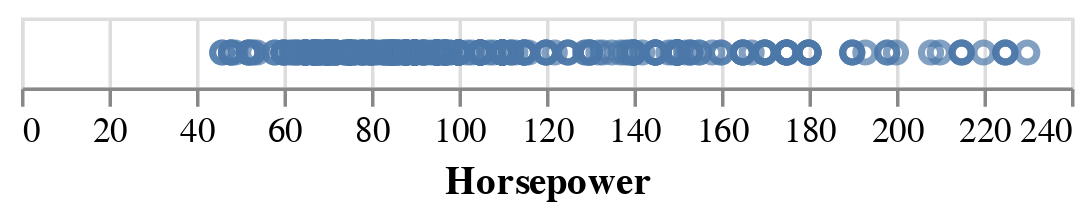

Notebook code cell kept with this figure:
### Markdown cell above
What do you see? This might not look like much - a circle in a square. Seems weird, right?

This result is expected in the GoG way of doing things: we have mapped the data onto a marker, _but have not given any more information_ about how it should be organized. Thus, we get a "0D" plot! Next time you need a 0D plot, you know how to make one!

Notice that in the GoG, nothing is taken for granted, very little is assumed for you. Think of this as starting with letters, then we can build words, then we can put words together, and so on.....

The next "dot" that we need is an encoding (`.encode()`) that maps the markers to some geometry; that is, to an axis (or more). Let's do a simple encoding next:

### Code cell
alt.Chart(cars).mark_point().encode(
    x='Horsepower'
)

### Figure 1 — Vega-Lite specification as saved in the notebook (floating-point values rounded to 4 significant figures; data arrays with more than 128 entries replaced by an {"elided": "..."} marker saying what was removed)
{"config": {"view": {"continuousWidth": 300, "continuousHeight": 300}}, "data": {"name": "data-583e73726c1545c56c203344161a975c"}, "mark": {"type": "point"}, "encoding": {"x": {"field": "Horsepower", "type": "quantitative"}}, "$schema": "https://vega.github.io/schema/vega-lite/v5.20.1.json", "datasets": {"data-583e73726c1545c56c203344161a975c": {"elided": "406 records"}}}
